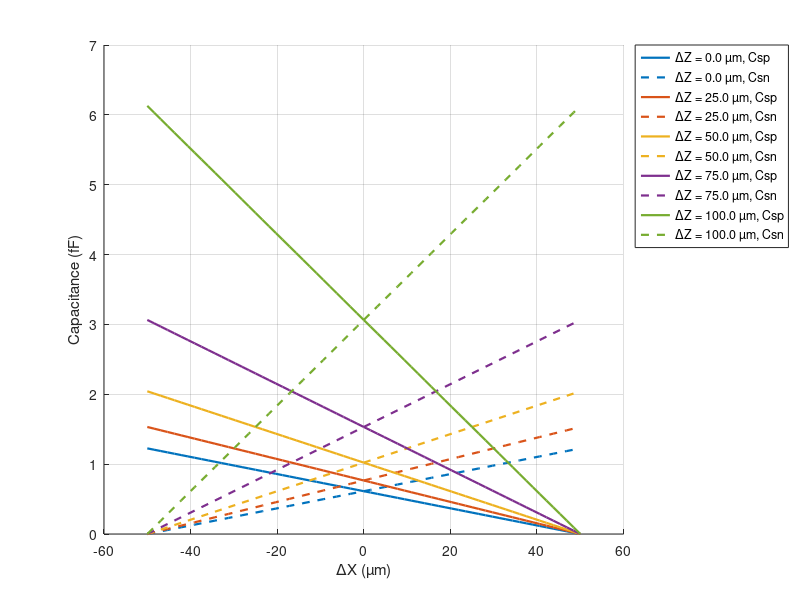

The MATLAB source for this figure: (Note: this script raises an error after producing the figure.)
clear all
close all
clc

%% ==== SENSOR/READOUT PARAMS =====
N   = 5;
Cf  = 10e-15;     % F
VDD = 3.3;        % V
Vocm = VDD/2;

%% === NO SHEAR FORCE; NORMAL FORCE ONLY
x0 = 50e-6;
z0 = 125e-6;
y0 = 125e-6;

deltaZ_max = 100e-6;
deltaZ_res = deltaZ_max./2^N./2;
deltaZ      = 0:deltaZ_res:deltaZ_max;

deltaX_max = 50e-6;
deltaX_res = deltaX_max./2^N;
deltaX     = -deltaX_max:deltaX_res:deltaX_max;

[DeltaX, DeltaZ] = meshgrid(deltaX, deltaZ);

eps0      = 8.85e-12;     % F/m
eps_pdms  = 2.77;
eps_eff   = eps_pdms * eps0;

%% ==== Capacitances ====
Cspa = (eps_eff .* (x0 - DeltaX) .* y0) ./ (z0 - DeltaZ);
Cspb = (eps_eff .* (x0 - DeltaX) .* y0) ./ (z0 - DeltaZ);
Csp  = (Cspa .* Cspb) ./ (Cspa + Cspb);
Csp(isnan(Csp)) = 0;

Csna = (eps_eff .* (x0 + DeltaX) .* y0) ./ (z0 - DeltaZ);
Csnb = (eps_eff .* (x0 + DeltaX) .* y0) ./ (z0 - DeltaZ);
Csn  = (Csna .* Csnb) ./ (Csna + Csnb);
Csn(isnan(Csn)) = 0;

%% ==== Vout(diff) ====
% Vout_diff = (VDD/Cf) * (Csp - Csn)
Vout_diff = (VDD./Cf) .* (Csp - Csn);   % V

%% ==== Print equivalent (Csp - Csn) for Vout(LSB/2) = 45 mV ====
Vout_LSB2 = 45e-3;                      % V
dC_eq     = (Vout_LSB2 .* Cf) ./ VDD;   % F

fprintf('\n==== Equivalent capacitance difference for Vout(LSB/2) = 45 mV ====\n');
fprintf('Cf = %.3f fF, VDD = %.3f V\n', Cf*1e15, VDD);
fprintf('Csp - Csn = %.6f fF  (= %.3f aF)\n\n', dC_eq*1e15, dC_eq*1e18);

%% ==== Extra dynamic range measurement: 20log10(max/min) ====
Vpp_max = 6.0;        % Vpp differential
Vpp_min = 45e-3;      % Vpp differential

DR_dB = 20*log10(Vpp_max./Vpp_min);

fprintf('==== Dynamic Range (given) ====\n');
fprintf('max = %.3f Vpp diff, min = %.3f Vpp diff\n', Vpp_max, Vpp_min);
fprintf('DR = 20log10(max/min) = %.3f dB\n\n', DR_dB);

%% ==== Plot 1: Csp and Csn vs Delta-X for selected Delta-Z ====
figure('Color','w');
hold on;

num_steps = 5;
z_indices = round(linspace(1, length(deltaZ), num_steps));
colors = lines(num_steps);

hPlots = [];
legText = {};

for i = 1:num_steps
    idx = z_indices(i);
    h1 = plot(deltaX*1e6, Csp(idx,:)*1e15, ...
        'Color', colors(i,:), 'LineStyle','-', 'LineWidth',1.6);
    h2 = plot(deltaX*1e6, Csn(idx,:)*1e15, ...
        'Color', colors(i,:), 'LineStyle','--', 'LineWidth',1.6);
    hPlots = [hPlots, h1, h2];
    legText = [legText, {sprintf('ΔZ = %.1f µm, Csp', deltaZ(idx)*1e6)}, ...
                         {sprintf('ΔZ = %.1f µm, Csn', deltaZ(idx)*1e6)}];
end

grid on
xlabel('{\Delta}X (µm)')
ylabel('Capacitance (fF)')
legend(hPlots, legText, 'Location','bestoutside');

micasplot
set(gcf, 'Position', [100, 100, 800, 400]);
saveas(gcf, './Csensors_DR.png');

%% ==== Plot 2: (Csp + Csn) vs Delta-X for the same Delta-Z slices ====
figure('Color','w');
hold on;

hSum = gobjects(num_steps,1);
sumLeg = cell(1,num_steps);

for i = 1:num_steps
    idx = z_indices(i);
    Csum = (Csp(idx,:) + Csn(idx,:)) * 1e15; % fF
    hSum(i) = plot(deltaX*1e6, Csum, ...
        'Color', colors(i,:), 'LineStyle','-', 'LineWidth',1.8);
    sumLeg{i} = sprintf('ΔZ = %.1f µm, Csp + Csn', deltaZ(idx)*1e6);
end

grid on
xlabel('{\Delta}X (µm)')
ylabel('Capacitance (fF)')
legend(hSum, sumLeg, 'Location','bestoutside');

micasplot
set(gcf, 'Position', [120, 520, 800, 400]);
saveas(gcf, './Csensors_sum_DR.png');

%% ==== Plot 3: Vout(diff) vs Delta-X for the same Delta-Z slices (same colors) ====
figure('Color','w');
hold on;

hVx = gobjects(num_steps,1);
legVx = cell(1,num_steps);

for i = 1:num_steps
    idx = z_indices(i);
    hVx(i) = plot(deltaX*1e6, Vout_diff(idx,:), ...
        'Color', colors(i,:), 'LineStyle','-', 'LineWidth',1.8);
    legVx{i} = sprintf('ΔZ = %.1f µm', deltaZ(idx)*1e6);
end

grid on
xlabel('{\Delta}X (µm)')
ylabel('V_{out,diff} (V)')
legend(hVx, legVx, 'Location','bestoutside');

micasplot
set(gcf, 'Position', [140, 940, 800, 400]);
saveas(gcf, './Voutdiff_vs_DeltaX.png');

%% ==== Plot 4: Vout(diff) vs Delta-Z for selected Delta-X slices (same colors) ====
figure('Color','w');
hold on;

x_indices = round(linspace(1, length(deltaX), num_steps));

hVz = gobjects(num_steps,1);
legVz = cell(1,num_steps);

for i = 1:num_steps
    idx = x_indices(i);
    hVz(i) = plot(deltaZ*1e6, Vout_diff(:,idx), ...
        'Color', colors(i,:), 'LineStyle','-', 'LineWidth',1.8);
    legVz{i} = sprintf('ΔX = %.1f µm', deltaX(idx)*1e6);
end

grid on
xlabel('{\Delta}Z (µm)')
ylabel('V_{out,diff} (V)')
legend(hVz, legVz, 'Location','bestoutside');

micasplot
set(gcf, 'Position', [160, 1360, 800, 400]);
saveas(gcf, './Voutdiff_vs_DeltaZ.png');
